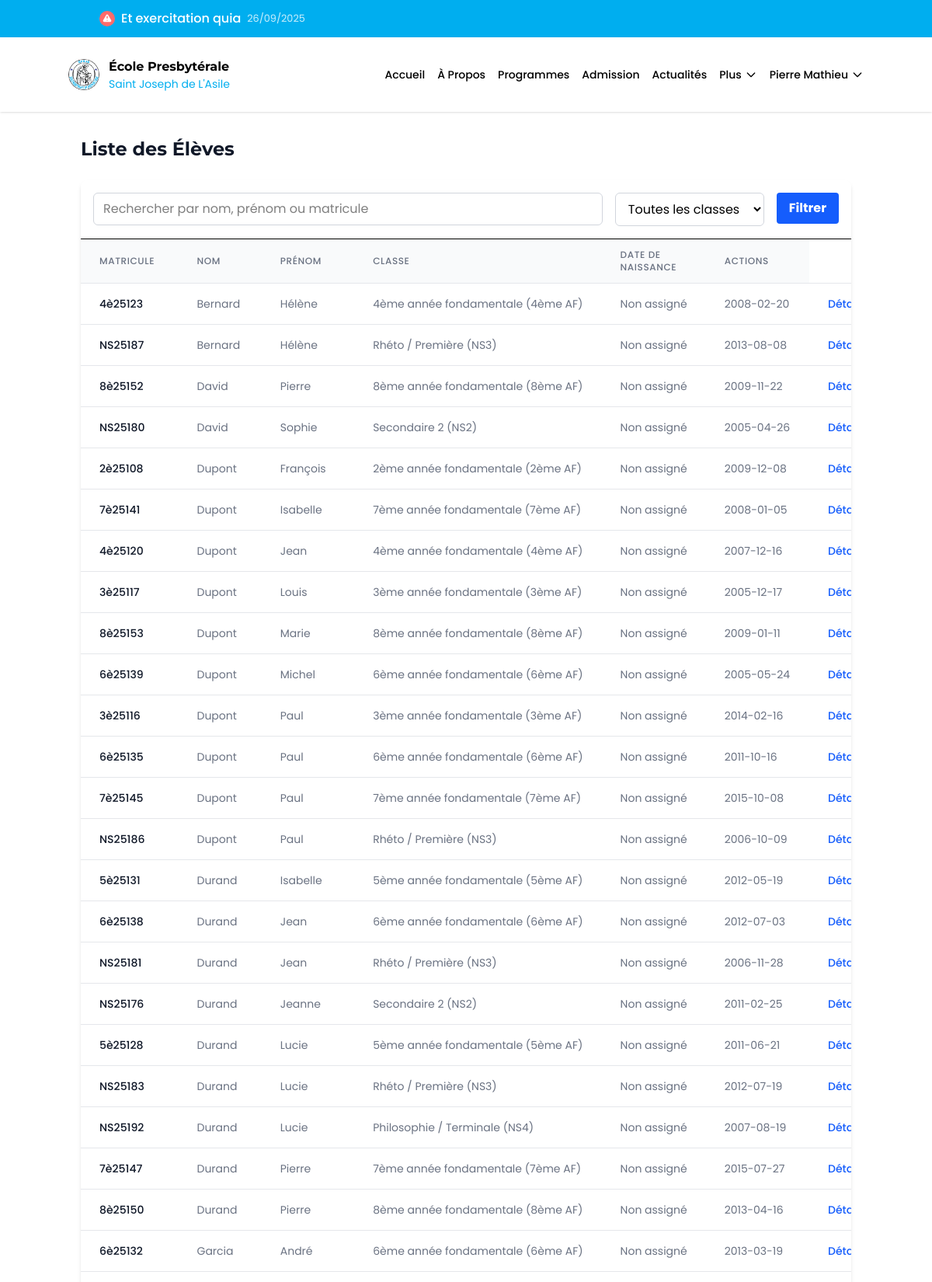
The app's page /eleves/ (signed in, upper part) with its own data.
### models.py (models this page shows, shortened)
class Annonce(db.Model):
    __tablename__ = 'annonces'
    id = db.Column(db.Integer, primary_key=True)
    titre = db.Column(db.String(100), nullable=False)
    contenu = db.Column(db.Text, nullable=False)
    date_creation = db.Column(db.DateTime, default=datetime.utcnow)
    date_expiration = db.Column(db.Date)
    public = db.Column(db.Boolean, default=True)
    important = db.Column(db.Boolean, default=False)

class Eleve(db.Model):
    __tablename__ = 'eleves'
    id = db.Column(db.Integer, primary_key=True)
    matricule = db.Column(db.String(20), unique=True, nullable=False)
    nom = db.Column(db.String(100), nullable=False)
    prenom = db.Column(db.String(100), nullable=False)
    date_naissance = db.Column(db.Date, nullable=False)
    lieu_naissance = db.Column(db.String(100), nullable=False)
    sexe = db.Column(db.String(1), nullable=False)
    adresse = db.Column(db.String(255), nullable=False)
    telephone = db.Column(db.String(20))
    email = db.Column(db.String(120))
    classe_id = db.Column(db.Integer, db.ForeignKey('classes.id'), nullable=False)
    parent_id = db.Column(db.Integer, db.ForeignKey('users.id'))
    photo = db.Column(db.String(255))
    date_inscription = db.Column(db.Date, default=datetime.utcnow)
    actif = db.Column(db.Boolean, default=True)
    classe = db.relationship('Classe', backref=db.backref('eleves', lazy=True))
    parent = db.relationship('User', backref=db.backref('enfants', lazy=True))

class Classe(db.Model):
    __tablename__ = 'classes'
    id = db.Column(db.Integer, primary_key=True)
    nom = db.Column(db.String(50), nullable=False)
    niveau = db.Column(db.String(20), nullable=False)
    annee_scolaire = db.Column(db.String(9), nullable=False)
    capacite = db.Column(db.Integer, default=30)
    salle = db.Column(db.String(20))

### modules/eleves.py (the view, shortened to what this page needs)
@eleves_blueprint.route('/')
@login_required
def liste():
    search = request.args.get('search', '')
    classe_id = request.args.get('classe_id', '')
    from models import Classe
    classes = Classe.query.order_by(Classe.niveau, Classe.nom).all()
    query = Eleve.query.filter_by(actif=True)
    if classe_id:
        try:
            classe_id_int = int(classe_id)
            query = query.filter_by(classe_id=classe_id_int)
        except ValueError:
            pass  # Ignore invalid classe_id values
    eleves = query.order_by(Eleve.nom, Eleve.prenom).all()
    return render_template('eleves/liste.html', eleves=eleves, classes=classes, search=search, classe_id=classe_id)

### app.py (called while the page is built)
@login_manager.user_loader
def load_user(user_id):
    return User.query.get(int(user_id))

### templates/eleves/liste.html (shortened to what this page needs)
{% extends "base.html" %}
{% block content %}
<div class="container mx-auto px-4 py-8">
    <div class="flex justify-between items-center mb-6">
        <h1 class="text-2xl font-bold text-gray-900">Liste des Élèves</h1>
    </div>
    <div class="bg-white shadow-md rounded-lg overflow-hidden mb-6">
        <div class="p-4 border-b">
            <form action="{{ url_for('eleves.liste') }}" method="get" class="flex flex-wrap gap-4">
                <div class="flex-1 min-w-[200px]">
                    <input type="text" name="search" value="{{ search }}" placeholder="Rechercher par nom, prénom ou matricule" class="w-full px-3 py-2 border border-gray-300 rounded-md focus:outline-none focus:ring-blue-500 focus:border-blue-500">
                </div>
                <div class="w-48">
                    <select name="classe_id" class="w-full px-3 py-2 border border-gray-300 rounded-md focus:outline-none focus:ring-blue-500 focus:border-blue-500">
                        <option value="">Toutes les classes</option>
                    </select>
                </div>
                <div>
                    <button type="submit" class="bg-blue-600 hover:bg-blue-700 text-white font-bold py-2 px-4 rounded">
                        Filtrer
                    </button>
                </div>
            </form>
        </div>
        {% if eleves %}
        <div class="overflow-x-auto">
            <table class="min-w-full divide-y divide-gray-200">
                <thead class="bg-gray-50">
                    <tr>
                        <th scope="col" class="px-6 py-3 text-left text-xs font-medium text-gray-500 uppercase tracking-wider">Matricule</th>
                        <th scope="col" class="px-6 py-3 text-left text-xs font-medium text-gray-500 uppercase tracking-wider">Nom</th>
                        <th scope="col" class="px-6 py-3 text-left text-xs font-medium text-gray-500 uppercase tracking-wider">Prénom</th>
                        <th scope="col" class="px-6 py-3 text-left text-xs font-medium text-gray-500 uppercase tracking-wider">Classe</th>
                        <th scope="col" class="px-6 py-3 text-left text-xs font-medium text-gray-500 uppercase tracking-wider">Date de naissance</th>
                        <th scope="col" class="px-6 py-3 text-left text-xs font-medium text-gray-500 uppercase tracking-wider">Actions</th>
                    </tr>
                </thead>
                <tbody class="bg-white divide-y divide-gray-200">
                    {% for eleve in eleves %}
                    <tr class="hover:bg-gray-50">
                        <td class="px-6 py-4 whitespace-nowrap text-sm font-medium text-gray-900">{{ eleve.matricule }}</td>
                        <td class="px-6 py-4 whitespace-nowrap text-sm text-gray-500">{{ eleve.nom }}</td>
                        <td class="px-6 py-4 whitespace-nowrap text-sm text-gray-500">{{ eleve.prenom }}</td>
                        <td class="px-6 py-4 whitespace-nowrap text-sm text-gray-500">{{ eleve.classe.nom if eleve.classe else 'Non assigné' }}</td>
                        <td class="px-6 py-4 whitespace-nowrap text-sm text-gray-500">{{ eleve.classe_nom or 'Non assigné' }}</td>
                        <td class="px-6 py-4 whitespace-nowrap text-sm text-gray-500">{{ eleve.date_naissance }}</td>
                        <td class="px-6 py-4 whitespace-nowrap text-sm font-medium">
                            <a href="{{ url_for('eleves.details', eleve_id=eleve.id) }}" class="text-blue-600 hover:text-blue-900 mr-3">Détails</a>
                        </td>
                    </tr>
                    {% endfor %}
                </tbody>
            </table>
        </div>
        {% else %}
        <div class="p-8 text-center">
            <p class="text-gray-500">Aucun élève trouvé. Veuillez modifier vos critères de recherche.</p>
        </div>
        {% endif %}
    </div>
</div>
{% endblock %}

### templates/base.html (shortened to what this page needs)
<html lang="en">
   <head>
      <script src="https://cdn.jsdelivr.net/npm/@tailwindcss/browser@4"></script>
      <link href="https://unpkg.com/aos@2.3.1/dist/aos.css" rel="stylesheet">
   </head>
   <body>
      <div id="root">
         {% if annonces and annonces|length > 0 %}
         <div class="ticker-wrap w-full">
            <div class="ticker container mx-auto">
               <div class="ticker-track" id="ticker-track">
                  {% for annonce in annonces %}
                  <div class="ticker-item">
                     <a href="{{ url_for('communication.details_annonce', annonce_id=annonce.id) }}" class="ticker-link">
                        {% if annonce.important is defined and annonce.important %}
                        <span class="ticker-icon important">
                        </span>
                        {% else %}
                        <span class="ticker-icon">
                           <svg xmlns="http://www.w3.org/2000/svg" viewBox="0 0 20 20" fill="currentColor">
                              <path fill-rule="evenodd" d="M18 3a1 1 0 00-1.447-.894L8.763 6H5a3 3 0 000 6h.28l1.771 5.316A1 1 0 008 18h1a1 1 0 001-1v-4.382l6.553 3.276A1 1 0 0018 15V3z" clip-rule="evenodd" />
                           </svg>
                        </span>
                        {% endif %}
                        <span class="ticker-title">{{ annonce.titre }}</span>
                        <span class="ticker-date">{{ annonce.date_creation.strftime('%d/%m/%Y') }}</span>
                     </a>
                  </div>
                  {% endfor %}
               </div>
            </div>
         </div>
         {% endif %}
         <header class="sticky top-0 z-50 w-full bg-white/90 backdrop-blur-md shadow-sm">
            <div class="container mx-auto">
               <div class="flex h-24 items-center justify-between">
                     <div class="flex items-center">
                        <a href="#" class="flex items-center">
                           <img src="/static/assets/logo.jpg" alt="École Presbytérale Saint Joseph de L'Asile" class="h-10 w-10 rounded-full">
                           <div class="ml-3">
                              <h1 class="text-sm font-bold text-black md:text-base">École Presbytérale</h1>
                              <p class="text-xs text-[#00AEEF] md:text-sm">Saint Joseph de L'Asile</p>
                           </div>
                        </a>
                     </div>
                     <nav class="hidden lg:flex lg:items-center lg:space-x-4">
                       <a href="{{ url_for('accueil') }}" class="text-sm font-medium text-black hover:text-[#00AEEF]">Accueil</a>
                       <a href="{{ url_for('a_propos') }}" class="text-sm font-medium text-black hover:text-[#00AEEF]">À Propos</a>
                       <a href="{{ url_for('programmes') }}" class="text-sm font-medium text-black hover:text-[#00AEEF]">Programmes</a>
                       <a href="{{ url_for('admission') }}" class="text-sm font-medium text-black hover:text-[#00AEEF]">Admission</a>
                       <a href="{{ url_for('evenements') }}" class="text-sm font-medium text-black hover:text-[#00AEEF]">Actualités</a>
                       <div class="relative group">
                           <button class="flex items-center text-sm font-medium text-black hover:text-[#00AEEF]">
                               Plus
                               <svg xmlns="http://www.w3.org/2000/svg" class="h-4 w-4 ml-1" fill="none" viewBox="0 0 24 24" stroke="currentColor">
                                   <path stroke-linecap="round" stroke-linejoin="round" stroke-width="2" d="M19 9l-7 7-7-7" />
                               </svg>
                           </button>
                       </div>
                       {% if session.get('user_id') %}
                           <div class="relative group">
                               <button class="flex items-center text-sm font-medium text-black hover:text-[#00AEEF]">
                                   {{ session.get('user_name', 'Utilisateur') }}
                                   <svg xmlns="http://www.w3.org/2000/svg" class="h-4 w-4 ml-1" fill="none" viewBox="0 0 24 24" stroke="currentColor">
                                       <path stroke-linecap="round" stroke-linejoin="round" stroke-width="2" d="M19 9l-7 7-7-7" />
                                   </svg>
                               </button>
                           </div>
                       {% else %}
                           <a href="{{ url_for('auth.login') }}" class="text-sm font-medium text-black hover:text-[#00AEEF]">Connexion</a>
                       {% endif %}
                       </nav>
                  </div>
               </div>
            </header>
            {% block content %}
            {% endblock %}
      </div>
   </body>
</html>

### templates/base.html (style rules this page uses)
body { font-family: 'Poppins', sans-serif; }
h1, h2, h3, h4, h5, h6 { font-family: 'Montserrat', sans-serif; }
.ticker-wrap { position: relative; background: #00AEEF; color: white; padding: 8px 0; overflow: hidden; margin: 0; z-index: 40; }
.ticker { position: relative; width: 100%; overflow: hidden; padding: 0 8px; }
.ticker-track { display: flex; position: relative; white-space: nowrap; }
.ticker-item { flex-shrink: 0; padding: 0 20px; }
.ticker-link { display: inline-flex; align-items: center; padding: 4px 12px; border-radius: 4px; color: white; text-decoration: none; transition: all 0.2s ease; }
.ticker-icon { display: inline-flex; align-items: center; justify-content: center; width: 20px; height: 20px; margin-right: 8px; background: rgba(255, 255, 255, 0.2); border-radius: 50%; }
.ticker-icon svg { width: 14px; height: 14px; color: white; }
.ticker-icon.important { background: #ff6b6b; }
.ticker-icon.important svg { color: white; }
.ticker-title { font-weight: 500; margin-right: 8px; }
.ticker-date { font-size: 0.8rem; opacity: 0.8; }

### records on screen
Annonce: important True (drawn), titre "Et exercitation quia", date_creation "26/09/2025"
Eleve: matricule "4è25123", nom "Bernard", prenom "Hélène", classe "4ème année fondamentale (4ème AF)", classe_nom "Non assigné", date_naissance "2008-02-20"
Eleve: matricule "NS25187", nom "Bernard", prenom "Hélène", classe "Rhéto / Première (NS3)", classe_nom "Non assigné", date_naissance "2013-08-08"
Eleve: matricule "8è25152", nom "David", prenom "Pierre", classe "8ème année fondamentale (8ème AF)", classe_nom "Non assigné", date_naissance "2009-11-22"
Eleve: matricule "NS25180", nom "David", prenom "Sophie", classe "Secondaire 2 (NS2)", classe_nom "Non assigné", date_naissance "2005-04-26"
Eleve: matricule "2è25108", nom "Dupont", prenom "François", classe "2ème année fondamentale (2ème AF)", classe_nom "Non assigné", date_naissance "2009-12-08"
Eleve: matricule "7è25141", nom "Dupont", prenom "Isabelle", classe "7ème année fondamentale (7ème AF)", classe_nom "Non assigné", date_naissance "2008-01-05"
Eleve: matricule "4è25120", nom "Dupont", prenom "Jean", classe "4ème année fondamentale (4ème AF)", classe_nom "Non assigné", date_naissance "2007-12-16"
Eleve: matricule "3è25117", nom "Dupont", prenom "Louis", classe "3ème année fondamentale (3ème AF)", classe_nom "Non assigné", date_naissance "2005-12-17"
Eleve: matricule "8è25153", nom "Dupont", prenom "Marie", classe "8ème année fondamentale (8ème AF)", classe_nom "Non assigné", date_naissance "2009-01-11"
Eleve: matricule "6è25139", nom "Dupont", prenom "Michel", classe "6ème année fondamentale (6ème AF)", classe_nom "Non assigné", date_naissance "2005-05-24"
Eleve: matricule "3è25116", nom "Dupont", prenom "Paul", classe "3ème année fondamentale (3ème AF)", classe_nom "Non assigné", date_naissance "2014-02-16"
Eleve: matricule "6è25135", nom "Dupont", prenom "Paul", classe "6ème année fondamentale (6ème AF)", classe_nom "Non assigné", date_naissance "2011-10-16"
Eleve: matricule "7è25145", nom "Dupont", prenom "Paul", classe "7ème année fondamentale (7ème AF)", classe_nom "Non assigné", date_naissance "2015-10-08"
Eleve: matricule "NS25186", nom "Dupont", prenom "Paul", classe "Rhéto / Première (NS3)", classe_nom "Non assigné", date_naissance "2006-10-09"
Eleve: matricule "5è25131", nom "Durand", prenom "Isabelle", classe "5ème année fondamentale (5ème AF)", classe_nom "Non assigné", date_naissance "2012-05-19"
Eleve: matricule "6è25138", nom "Durand", prenom "Jean", classe "6ème année fondamentale (6ème AF)", classe_nom "Non assigné", date_naissance "2012-07-03"
Eleve: matricule "NS25181", nom "Durand", prenom "Jean", classe "Rhéto / Première (NS3)", classe_nom "Non assigné", date_naissance "2006-11-28"
Eleve: matricule "NS25176", nom "Durand", prenom "Jeanne", classe "Secondaire 2 (NS2)", classe_nom "Non assigné", date_naissance "2011-02-25"
Eleve: matricule "5è25128", nom "Durand", prenom "Lucie", classe "5ème année fondamentale (5ème AF)", classe_nom "Non assigné", date_naissance "2011-06-21"
Eleve: matricule "NS25183", nom "Durand", prenom "Lucie", classe "Rhéto / Première (NS3)", classe_nom "Non assigné", date_naissance "2012-07-19"
Eleve: matricule "NS25192", nom "Durand", prenom "Lucie", classe "Philosophie / Terminale (NS4)", classe_nom "Non assigné", date_naissance "2007-08-19"
Eleve: matricule "7è25147", nom "Durand", prenom "Pierre", classe "7ème année fondamentale (7ème AF)", classe_nom "Non assigné", date_naissance "2015-07-27"
Eleve: matricule "8è25150", nom "Durand", prenom "Pierre", classe "8ème année fondamentale (8ème AF)", classe_nom "Non assigné", date_naissance "2013-04-16"
Eleve: matricule "6è25132", nom "Garcia", prenom "André", classe "6ème année fondamentale (6ème AF)", classe_nom "Non assigné", date_naissance "2013-03-19"

### other values on screen
{{ session.get('user_name', 'Utilisateur') }} "Pierre Mathieu"
